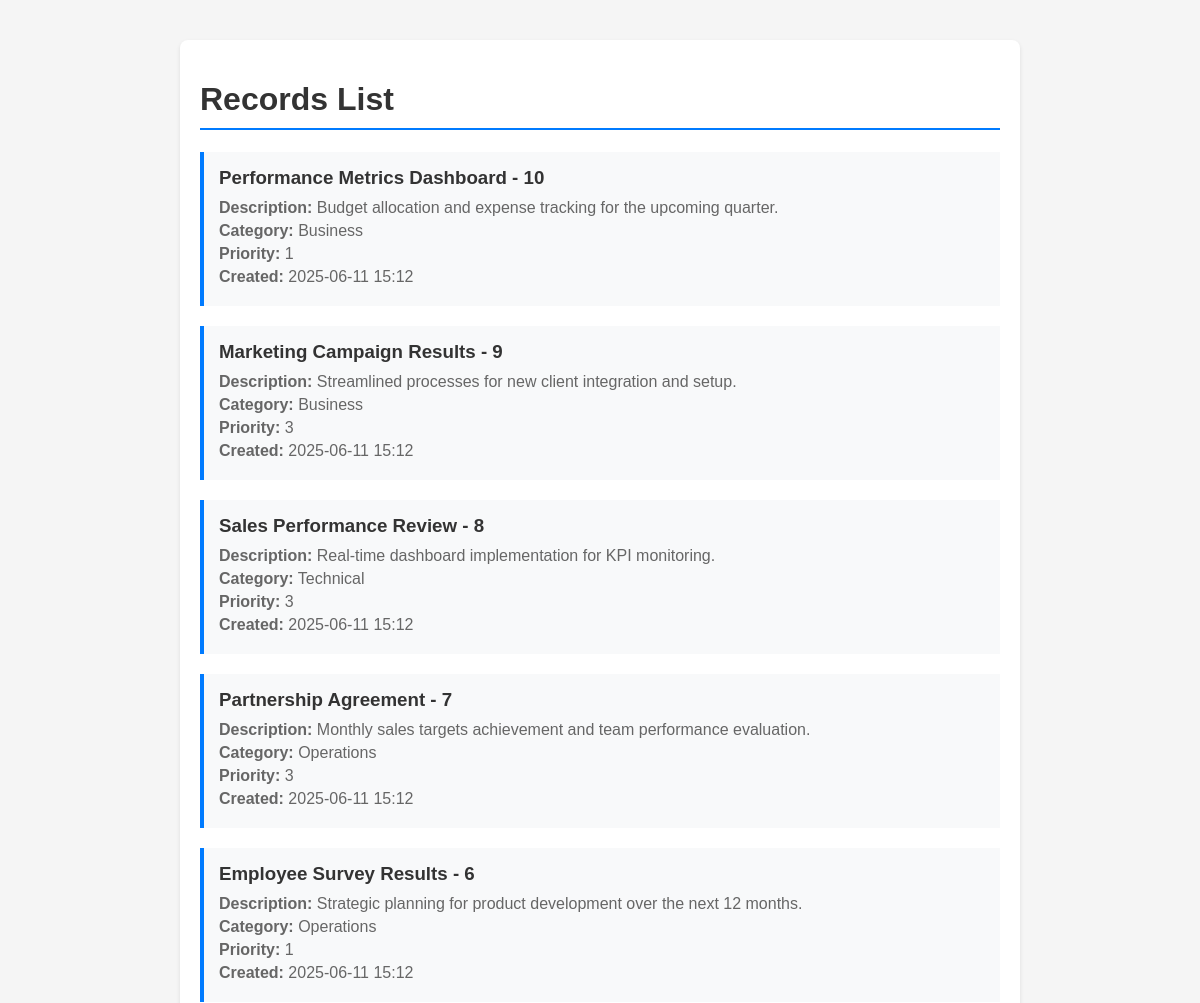
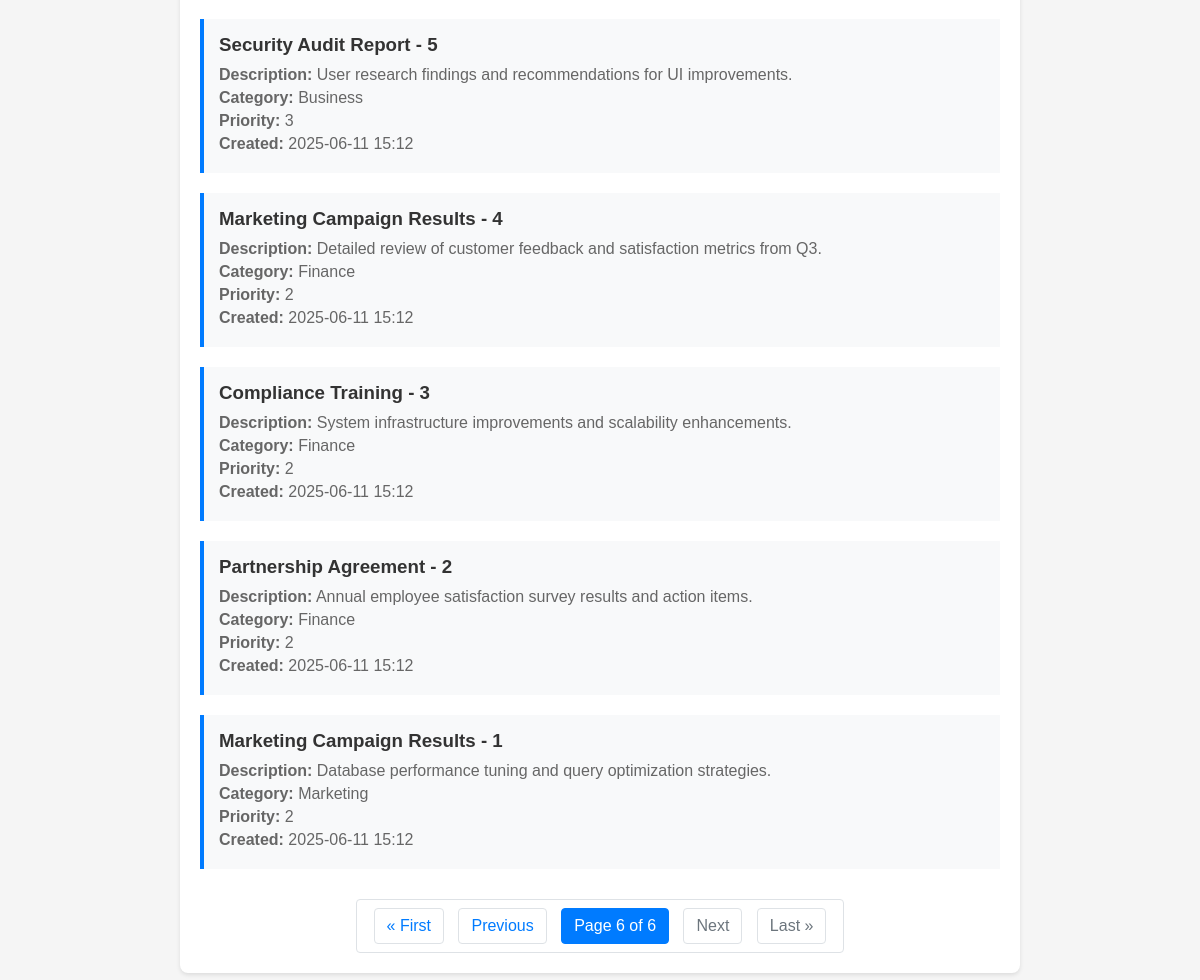
Page /records/?page=6 on the committed database (2 pictures, top to bottom).
### records/models.py (models this page shows, shortened)
class Record(models.Model):
    title = models.CharField(max_length=200)
    description = models.TextField()
    created_at = models.DateTimeField(auto_now_add=True)
    category = models.CharField(max_length=50, default='General')
    priority = models.IntegerField(default=1)
    class Meta:
        ordering = ['-created_at']

### records/views.py (the view)
# urls.py: path('', views.record_list, name='record_list'),
def record_list(request):
    records = Record.objects.all()
    paginator = Paginator(records, 10)  # Show 10 records per page
    page_number = request.GET.get('page')
    page_obj = paginator.get_page(page_number)
    return render(request, 'records/record_list.html', {'page_obj': page_obj})

### records/templates/records/record_list.html (shortened to what this page needs)
<!DOCTYPE html>
<html>
<head>
</head>
<body>
    <div class="container">
        <h1>Records List</h1>
        {% for record in page_obj %}
        <div class="record">
            <h3>{{ record.title }}</h3>
            <p><strong>Description:</strong> {{ record.description }}</p>
            <p><strong>Category:</strong> {{ record.category }}</p>
            <p><strong>Priority:</strong> {{ record.priority }}</p>
            <p><strong>Created:</strong> {{ record.created_at|date:"Y-m-d H:i" }}</p>
        </div>
        {% endfor %}
        <div class="pagination">
            <span class="step-links">
                {% if page_obj.has_previous %}
                    <a href="?page=1">&laquo; First</a>
                    <a href="?page={{ page_obj.previous_page_number }}">Previous</a>
                {% else %}
                    <span class="disabled">&laquo; First</span>
                    <span class="disabled">Previous</span>
                {% endif %}
                <span class="current">
                    Page {{ page_obj.number }} of {{ page_obj.paginator.num_pages }}
                </span>
                {% if page_obj.has_next %}
                    <a href="?page={{ page_obj.next_page_number }}">Next</a>
                    <a href="?page={{ page_obj.paginator.num_pages }}">Last &raquo;</a>
                {% else %}
                    <span class="disabled">Next</span>
                    <span class="disabled">Last &raquo;</span>
                {% endif %}
            </span>
        </div>
    </div>
</body>
</html>

### records/templates/records/record_list.html (style rules this page uses)
body { font-family: Arial, sans-serif; margin: 40px; background-color: #f5f5f5; }
.container { max-width: 800px; margin: 0 auto; background-color: white; padding: 20px; border-radius: 8px; box-shadow: 0 2px 4px rgba(0,0,0,0.1); }
h1 { color: #333; border-bottom: 2px solid #007bff; padding-bottom: 10px; }
.record { margin: 20px 0; padding: 15px; border-left: 4px solid #007bff; background-color: #f8f9fa; }
.record h3 { margin: 0 0 10px 0; color: #333; }
.record p { margin: 5px 0; color: #666; }
.pagination { margin-top: 30px; text-align: center; }
.pagination a, .pagination span { display: inline-block; padding: 8px 12px; margin: 0 5px; text-decoration: none; color: #007bff; border: 1px solid #dee2e6; border-radius: 4px; }
.pagination .current { background-color: #007bff; color: white; border-color: #007bff; }
.pagination .disabled { color: #6c757d; cursor: not-allowed; }

### rows in the picture
Record: title "Performance Metrics Dashboard - 10", description "Budget allocation and expense tracking for the upcoming quarter.", category "Business", priority "1", created_at "2025-06-11 15:12"
Record: title "Marketing Campaign Results - 9", description "Streamlined processes for new client integration and setup.", category "Business", priority "3", created_at "2025-06-11 15:12"
Record: title "Sales Performance Review - 8", description "Real-time dashboard implementation for KPI monitoring.", category "Technical", priority "3", created_at "2025-06-11 15:12"
Record: title "Partnership Agreement - 7", description "Monthly sales targets achievement and team performance evaluation.", category "Operations", priority "3", created_at "2025-06-11 15:12"
Record: title "Employee Survey Results - 6", description "Strategic planning for product development over the next 12 months.", category "Operations", priority "1", created_at "2025-06-11 15:12"
Record: title "Security Audit Report - 5", description "User research findings and recommendations for UI improvements.", category "Business", priority "3", created_at "2025-06-11 15:12"
Record: title "Marketing Campaign Results - 4", description "Detailed review of customer feedback and satisfaction metrics from Q3.", category "Finance", priority "2", created_at "2025-06-11 15:12"
Record: title "Compliance Training - 3", description "System infrastructure improvements and scalability enhancements.", category "Finance", priority "2", created_at "2025-06-11 15:12"
Record: title "Partnership Agreement - 2", description "Annual employee satisfaction survey results and action items.", category "Finance", priority "2", created_at "2025-06-11 15:12"
Record: title "Marketing Campaign Results - 1", description "Database performance tuning and query optimization strategies.", category "Marketing", priority "2", created_at "2025-06-11 15:12"

### other values in the picture
{{ page_obj.number }} "6"
{{ page_obj.paginator.num_pages }} "6"
